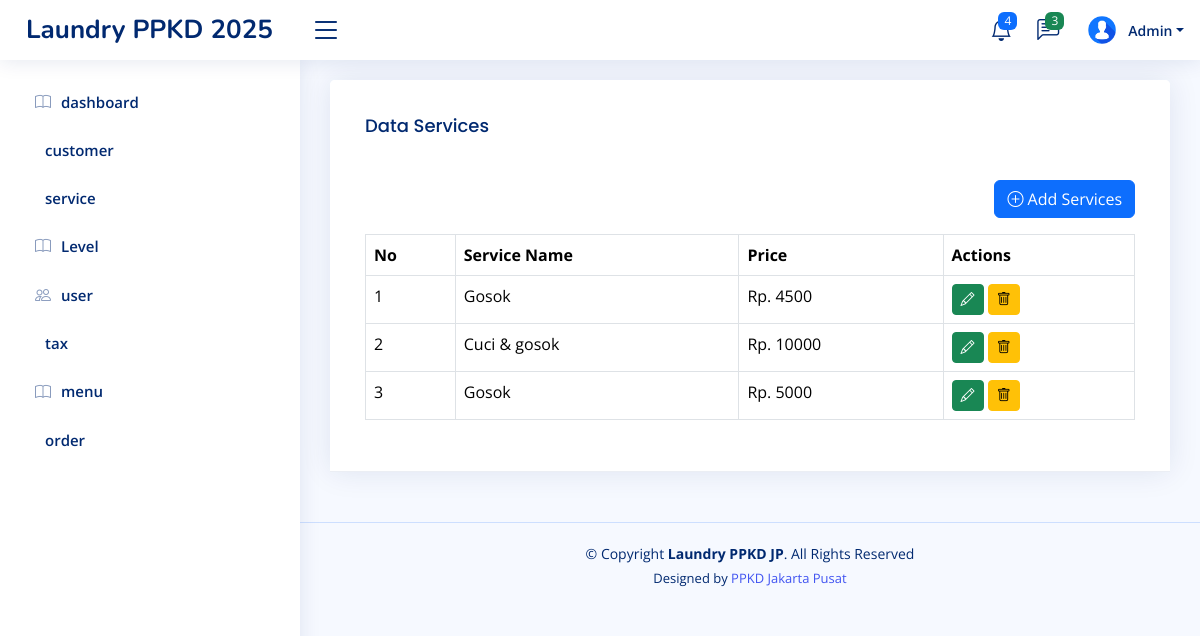
The page /home.php?page=service (signed in) on the database its author committed.
### tables this page shows
CREATE TABLE `level_menus` (
  `id` int(11) NOT NULL,
  `level_id` int(11) NOT NULL,
  `menu_id` int(11) NOT NULL,
  `created_at` timestamp NOT NULL DEFAULT current_timestamp(),
  `updated_at` timestamp NULL DEFAULT NULL ON UPDATE current_timestamp()
);

CREATE TABLE `menus` (
  `id` int(11) NOT NULL,
  `name` varchar(30) NOT NULL,
  `icon` varchar(30) NOT NULL,
  `link` varchar(30) NOT NULL,
  `order` int(11) NOT NULL,
  `created_at` timestamp NOT NULL DEFAULT current_timestamp(),
  `updated_at` timestamp NULL DEFAULT NULL ON UPDATE current_timestamp()
);

CREATE TABLE `services` (
  `id` int(11) NOT NULL,
  `name` varchar(50) NOT NULL,
  `price` int(11) NOT NULL,
  `description` text NOT NULL,
  `created_at` timestamp NOT NULL DEFAULT current_timestamp(),
  `updated_at` timestamp NULL DEFAULT NULL ON UPDATE current_timestamp()
);

### pages/service.php (the view, shortened to what this page needs)
<?php
$q_services = mysqli_query($config, "SELECT  * FROM services ORDER BY id DESC");
$services = mysqli_fetch_all($q_services, MYSQLI_ASSOC);
?>
<!DOCTYPE html>
<html lang="en">
<head>
</head>
<body>
    <div class="row">
        <div class="col-sm-12">
            <div class="card">
                <div class="card-header">
                    <div class="card-body">
                        <h3 class="card-title">Data Services</h3>
                    </div>
                    <div class="card-body">
                        <div class="d-flex mb-3 justify-content-end">
                            <a href="?page=tambah-service" class="btn btn-primary">
                                <i class="bi bi-plus-circle"></i> Add Services
                            </a>
                        </div>
                        <table class="table table-bordered">
                            <tr>
                                <th>No</th>
                                <th>Service Name</th>
                                <th>Price</th>
                                <th>Actions</th>
                            </tr>
                            <?php
                            foreach ($services as $key => $service) {
                            ?>
                                <tr>
                                    <td><?php echo $key + 1 ?></td>
                                    <td><?php echo $service['name'] ?></td>
                                    <td>Rp. <?php echo $service['price'] ?></td>
                                    <td>
                                        <a class="btn btn-success btn-sm"
                                            href="?page=tambah-service&edit=<?= $service['id'] ?>">
                                            <i class="bi bi-pencil"></i>
                                        </a>
                                        <form class="d-inline" action="?page=service&delete=<?= $service['id'] ?>"
                                            method="post" onclick="return confirm('Are you sure you want to delete?')">
                                            <button type="submit" class="btn btn-warning btn-sm">
                                                <i class="bi bi-trash"></i>
                                            </button>
                                        </form>
                                    </td>
                                </tr>
                            <?php
                            }
                            ?>
                        </table>
                    </div>
                </div>
            </div>
        </div>
    </div>
</body>
</html>

### inc/sidebar.php
<?php
$level_id = $_SESSION['LEVEL_ID'] ?? '';
$querylevelMenu = mysqli_query($config, "SELECT * FROM menus JOIN level_menus ON menus.id = level_menus.menu_id WHERE level_id = '$level_id' ORDER BY `order` ASC");
$rowLevelMenus = mysqli_fetch_all($querylevelMenu, MYSQLI_ASSOC);
?>
<aside id="sidebar" class="sidebar">
    <ul class="sidebar-nav" id="sidebar-nav">
        <?php foreach ($rowLevelMenus as $rowLevelMenu): ?>
            <li class="nav-item">
                <a class="nav-link collapsed" href="?page=<?= $rowLevelMenu['link'] ?>">
                    <i class="<?= $rowLevelMenu['icon'] ?>"></i>
                    <span><?= $rowLevelMenu['name'] ?></span>
                </a>
            </li>
        <?php endforeach ?>
</aside>

### assets/css/style.css (style rules this page uses)
:root { scroll-behavior: smooth; }
body { font-family: "Open Sans", sans-serif; background: #f6f9ff; color: #444444; }
a { color: #4154f1; text-decoration: none; }
h1, h2, h3, h4, h5, h6 { font-family: "Nunito", sans-serif; }
.card { margin-bottom: 30px; border: none; border-radius: 5px; box-shadow: 0px 0 30px rgba(1, 41, 112, 0.1); }
.card-header, .card-footer { border-color: #ebeef4; background-color: #fff; color: #798eb3; padding: 15px; }
.card-title { padding: 20px 0 15px 0; font-size: 18px; font-weight: 500; color: #012970; font-family: "Poppins", sans-serif; }
.card-body { padding: 0 20px 20px 20px; }
.sidebar { position: fixed; top: 60px; left: 0; bottom: 0; width: 300px; z-index: 996; transition: all 0.3s; padding: 20px; overflow-y: auto; scrollbar-width: thin; scrollbar-color: #aab7cf transparent; box-shadow: 0px 0px 20px rgba(1, 41, 112, 0.1); background-color: #fff; }
.sidebar-nav { padding: 0; margin: 0; list-style: none; }
.sidebar-nav li { padding: 0; margin: 0; list-style: none; }
.sidebar-nav .nav-item { margin-bottom: 5px; }
.sidebar-nav .nav-link { display: flex; align-items: center; font-size: 15px; font-weight: 600; color: #4154f1; transition: 0.3; background: #f6f9ff; padding: 10px 15px; border-radius: 4px; }
.sidebar-nav .nav-link i { font-size: 16px; margin-right: 10px; color: #4154f1; }
.sidebar-nav .nav-link.collapsed { color: #012970; background: #fff; }
.sidebar-nav .nav-link.collapsed i { color: #899bbd; }

### rows shown on the page
level_menus: menu.name "dashboard"
level_menus: menu.name "customer"
level_menus: menu.name "service"
level_menus: menu.name "Level"
level_menus: menu.name "user"
level_menus: menu.name "tax"
level_menus: menu.name "menu"
level_menus: menu.name "order"
services: name "Gosok", price "4500"
services: name "Cuci & gosok", price "10000"
services: name "Gosok", price "5000"

### other values the page prints
$_SESSION['NAME'] "Admin"
